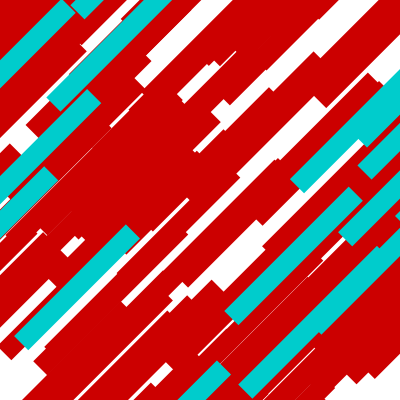
Frame 1 (no input)
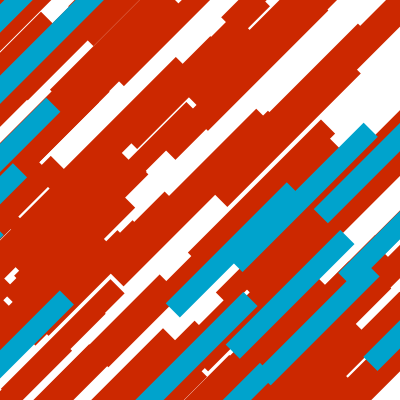
Frame 60 (the mouse pressed at the canvas centre just before this capture)
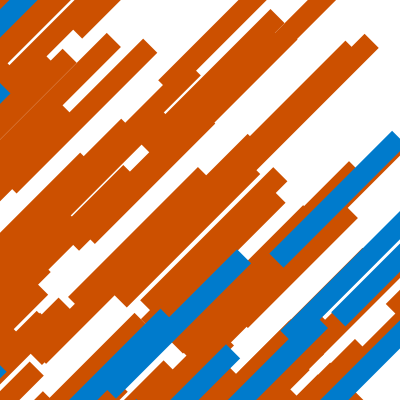
Frame 120 (the mouse held since frame 60 and released just before this capture)

The Processing sketch that drew these frames (run headless with seeded random() and noise(); from frame 60 on, the mouse is pressed at the canvas centre):

// Processing sketch: processing_103316
// ── processing_103316.pde

Quad[] quad = new Quad[200];

void setup() {
  size(400, 400);
  colorMode(HSB, 360, 100, 100);
  background(360);
  smooth();
  rectMode(CENTER);

  for (int i = 0; i < quad.length;i++) {
    if (i < quad.length - quad.length/10) {
      quad[i] = new Quad(0);
    }
    else {
      quad[i] = new Quad(180);
    }
  }
}

void draw() {
  background(360);

  pushMatrix();
  translate(width/2, 0);
  rotate(radians(45));
  for (int i = 0; i < quad.length;i++) {
    quad[i].move();
    quad[i].display();
  }
  popMatrix();
}

class Quad {
  float w = 20;
  float h = random(150, 200);
  float x = random(-width/2, width);
  float y = random(-height/2, height);
  float spd = random(1, 3);

  float hue;

  Quad(float tmpHue) {
    hue = tmpHue;
  }

  void move() {
    y += spd;

    if (y > height + h) {
      y = -h*2;
      x = random(-width/2, width);
    }
  }

  void display() {
    noStroke();
    fill(hue, 100, 80);
    rect(x, y, w, h);

    hue += 0.2;
    if (hue > 360) {
      hue = 0;
    }
  }
}
